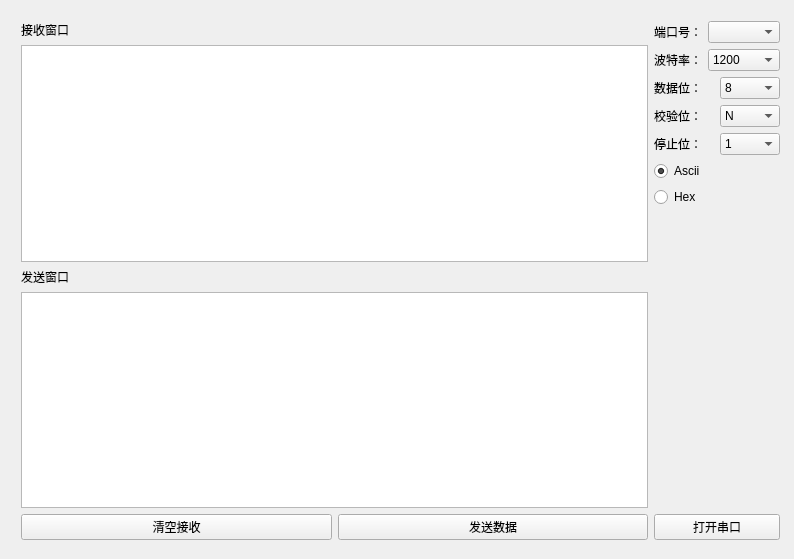
<?xml version="1.0" encoding="UTF-8"?>
<ui version="4.0">
 <class>MainWindow</class>
 <widget class="QMainWindow" name="MainWindow">
  <property name="geometry">
   <rect>
    <x>0</x>
    <y>0</y>
    <width>794</width>
    <height>559</height>
   </rect>
  </property>
  <property name="windowTitle">
   <string>MainWindow</string>
  </property>
  <widget class="QWidget" name="centralWidget">
   <widget class="QWidget" name="layoutWidget">
    <property name="geometry">
     <rect>
      <x>10</x>
      <y>10</y>
      <width>781</width>
      <height>541</height>
     </rect>
    </property>
    <layout class="QHBoxLayout" name="horizontalLayout_7">
     <property name="sizeConstraint">
      <enum>QLayout::SetDefaultConstraint</enum>
     </property>
     <item>
      <layout class="QVBoxLayout" name="verticalLayout">
       <property name="sizeConstraint">
        <enum>QLayout::SetDefaultConstraint</enum>
       </property>
       <item>
        <widget class="QLabel" name="label">
         <property name="text">
          <string>接收窗口</string>
         </property>
        </widget>
       </item>
       <item>
        <widget class="QTextEdit" name="textEdit"/>
       </item>
       <item>
        <widget class="QLabel" name="label_2">
         <property name="text">
          <string>发送窗口</string>
         </property>
        </widget>
       </item>
       <item>
        <widget class="QTextEdit" name="textEdit_2"/>
       </item>
       <item>
        <layout class="QHBoxLayout" name="horizontalLayout">
         <item>
          <widget class="QPushButton" name="clearButton">
           <property name="text">
            <string>清空接收</string>
           </property>
          </widget>
         </item>
         <item>
          <widget class="QPushButton" name="sendButton">
           <property name="text">
            <string>发送数据</string>
           </property>
          </widget>
         </item>
        </layout>
       </item>
      </layout>
     </item>
     <item>
      <layout class="QVBoxLayout" name="verticalLayout_2">
       <property name="sizeConstraint">
        <enum>QLayout::SetDefaultConstraint</enum>
       </property>
       <item>
        <layout class="QVBoxLayout" name="verticalLayout_3">
         <item>
          <layout class="QHBoxLayout" name="horizontalLayout_2">
           <item>
            <widget class="QLabel" name="label_3">
             <property name="text">
              <string>端口号：</string>
             </property>
            </widget>
           </item>
           <item>
            <widget class="QComboBox" name="PortBox"/>
           </item>
          </layout>
         </item>
         <item>
          <layout class="QHBoxLayout" name="horizontalLayout_3">
           <item>
            <widget class="QLabel" name="label_4">
             <property name="text">
              <string>波特率：</string>
             </property>
            </widget>
           </item>
           <item>
            <widget class="QComboBox" name="BaudBox">
             <item>
              <property name="text">
               <string>1200</string>
              </property>
             </item>
             <item>
              <property name="text">
               <string>2400</string>
              </property>
             </item>
             <item>
              <property name="text">
               <string>4800</string>
              </property>
             </item>
             <item>
              <property name="text">
               <string>9600</string>
              </property>
             </item>
             <item>
              <property name="text">
               <string>19200</string>
              </property>
             </item>
             <item>
              <property name="text">
               <string>115200</string>
              </property>
             </item>
            </widget>
           </item>
          </layout>
         </item>
         <item>
          <layout class="QHBoxLayout" name="horizontalLayout_4">
           <item>
            <widget class="QLabel" name="label_5">
             <property name="text">
              <string>数据位：</string>
             </property>
            </widget>
           </item>
           <item>
            <widget class="QComboBox" name="BitNumBox">
             <item>
              <property name="text">
               <string>8</string>
              </property>
             </item>
             <item>
              <property name="text">
               <string>7</string>
              </property>
             </item>
             <item>
              <property name="text">
               <string>6</string>
              </property>
             </item>
             <item>
              <property name="text">
               <string>5</string>
              </property>
             </item>
            </widget>
           </item>
          </layout>
         </item>
         <item>
          <layout class="QHBoxLayout" name="horizontalLayout_5">
           <item>
            <widget class="QLabel" name="label_6">
             <property name="text">
              <string>校验位：</string>
             </property>
            </widget>
           </item>
           <item>
            <widget class="QComboBox" name="ParityBox">
             <item>
              <property name="text">
               <string>N</string>
              </property>
             </item>
             <item>
              <property name="text">
               <string>Odd</string>
              </property>
             </item>
             <item>
              <property name="text">
               <string>Even</string>
              </property>
             </item>
            </widget>
           </item>
          </layout>
         </item>
         <item>
          <layout class="QHBoxLayout" name="horizontalLayout_6">
           <item>
            <widget class="QLabel" name="label_7">
             <property name="text">
              <string>停止位：</string>
             </property>
            </widget>
           </item>
           <item>
            <widget class="QComboBox" name="StopBox">
             <item>
              <property name="text">
               <string>1</string>
              </property>
             </item>
             <item>
              <property name="text">
               <string>2</string>
              </property>
             </item>
            </widget>
           </item>
          </layout>
         </item>
        </layout>
       </item>
       <item>
        <widget class="QRadioButton" name="AsciiRadioBtn">
         <property name="text">
          <string>Ascii</string>
         </property>
         <property name="checked">
          <bool>true</bool>
         </property>
        </widget>
       </item>
       <item>
        <widget class="QRadioButton" name="HexRadioBtn">
         <property name="text">
          <string>Hex</string>
         </property>
        </widget>
       </item>
       <item>
        <spacer name="verticalSpacer">
         <property name="orientation">
          <enum>Qt::Vertical</enum>
         </property>
         <property name="sizeHint" stdset="0">
          <size>
           <width>20</width>
           <height>68</height>
          </size>
         </property>
        </spacer>
       </item>
       <item>
        <widget class="QPushButton" name="openButton">
         <property name="text">
          <string>打开串口</string>
         </property>
        </widget>
       </item>
      </layout>
     </item>
    </layout>
   </widget>
  </widget>
 </widget>
 <layoutdefault spacing="6" margin="11"/>
 <resources/>
 <connections/>
</ui>
